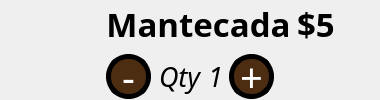
                <widget class="QWidget" name="Articulo0_6" native="true">
                 <property name="minimumSize">
                  <size>
                   <width>380</width>
                   <height>100</height>
                  </size>
                 </property>
                 <property name="maximumSize">
                  <size>
                   <width>380</width>
                   <height>100</height>
                  </size>
                 </property>
                 <layout class="QHBoxLayout" name="horizontalLayout_100">
                  <property name="leftMargin">
                   <number>0</number>
                  </property>
                  <property name="topMargin">
                   <number>0</number>
                  </property>
                  <property name="rightMargin">
                   <number>0</number>
                  </property>
                  <property name="bottomMargin">
                   <number>0</number>
                  </property>
                  <item>
                   <widget class="QWidget" name="img0_9" native="true">
                    <property name="minimumSize">
                     <size>
                      <width>100</width>
                      <height>100</height>
                     </size>
                    </property>
                    <property name="maximumSize">
                     <size>
                      <width>100</width>
                      <height>100</height>
                     </size>
                    </property>
                    <property name="styleSheet">
                     <string notr="true">background-image: url(:/Imagenes/mantecada.png);
border-radius: 30px;</string>
                    </property>
                   </widget>
                  </item>
                  <item>
                   <widget class="QWidget" name="widget_29_ejemplo_13" native="true">
                    <layout class="QVBoxLayout" name="verticalLayout_42">
                     <property name="leftMargin">
                      <number>0</number>
                     </property>
                     <property name="topMargin">
                      <number>0</number>
                     </property>
                     <property name="rightMargin">
                      <number>0</number>
                     </property>
                     <property name="bottomMargin">
                      <number>0</number>
                     </property>
                     <item>
                      <widget class="QWidget" name="widget_37_ejemplo_13" native="true">
                       <layout class="QHBoxLayout" name="horizontalLayout_101">
                        <property name="leftMargin">
                         <number>0</number>
                        </property>
                        <property name="topMargin">
                         <number>0</number>
                        </property>
                        <property name="rightMargin">
                         <number>0</number>
                        </property>
                        <property name="bottomMargin">
                         <number>0</number>
                        </property>
                        <item>
                         <widget class="QLabel" name="articulo_label5">
                          <property name="font">
                           <font>
                            <family>Cascadia Mono</family>
                            <pointsize>25</pointsize>
                            <weight>75</weight>
                            <bold>true</bold>
                           </font>
                          </property>
                          <property name="text">
                           <string>Mantecada</string>
                          </property>
                          <property name="alignment">
                           <set>Qt::AlignCenter</set>
                          </property>
                         </widget>
                        </item>
                        <item>
                         <widget class="QLabel" name="precio_label5">
                          <property name="font">
                           <font>
                            <family>Cascadia Mono</family>
                            <pointsize>25</pointsize>
                            <weight>75</weight>
                            <bold>true</bold>
                           </font>
                          </property>
                          <property name="text">
                           <string>$5</string>
                          </property>
                         </widget>
                        </item>
                       </layout>
                      </widget>
                     </item>
                     <item>
                      <widget class="QWidget" name="widget_33_ejemplo_13" native="true">
                       <property name="font">
                        <font>
                         <family>Cascadia Mono</family>
                        </font>
                       </property>
                       <layout class="QHBoxLayout" name="horizontalLayout_102">
                        <property name="leftMargin">
                         <number>0</number>
                        </property>
                        <property name="topMargin">
                         <number>0</number>
                        </property>
                        <property name="rightMargin">
                         <number>0</number>
                        </property>
                        <property name="bottomMargin">
                         <number>0</number>
                        </property>
                        <item>
                         <widget class="QPushButton" name="minus_button5">
                          <property name="minimumSize">
                           <size>
                            <width>45</width>
                            <height>45</height>
                           </size>
                          </property>
                          <property name="maximumSize">
                           <size>
                            <width>45</width>
                            <height>45</height>
                           </size>
                          </property>
                          <property name="font">
                           <font>
                            <family>Cascadia Mono</family>
                            <pointsize>30</pointsize>
                           </font>
                          </property>
                          <property name="styleSheet">
                           <string notr="true">QPushButton{
background-color: rgb(77, 45, 18);
border-style: solid;
border-color: black;
border-width: 5px;
border-radius: 22px;
color: white;
}

QPushButton:pressed {
border-style: inset;
border-width: 1px;
background-color: rgb(115, 67, 26);
color: white;
}</string>
                          </property>
                          <property name="text">
                           <string>-</string>
                          </property>
                         </widget>
                        </item>
                        <item>
                         <widget class="QLabel" name="label_35">
                          <property name="minimumSize">
                           <size>
                            <width>45</width>
                            <height>45</height>
                           </size>
                          </property>
                          <property name="maximumSize">
                           <size>
                            <width>45</width>
                            <height>45</height>
                           </size>
                          </property>
                          <property name="font">
                           <font>
                            <family>Cascadia Mono</family>
                            <pointsize>20</pointsize>
                            <italic>true</italic>
                           </font>
                          </property>
                          <property name="text">
                           <string>Qty</string>
                          </property>
                          <property name="alignment">
                           <set>Qt::AlignCenter</set>
                          </property>
                         </widget>
                        </item>
                        <item>
                         <widget class="QLabel" name="qty_label5">
                          <property name="font">
                           <font>
                            <family>Cascadia Mono</family>
                            <pointsize>20</pointsize>
                            <italic>true</italic>
                           </font>
                          </property>
                          <property name="text">
                           <string>1</string>
                          </property>
                         </widget>
                        </item>
                        <item>
                         <widget class="QPushButton" name="plus_button5">
                          <property name="minimumSize">
                           <size>
                            <width>45</width>
                            <height>45</height>
                           </size>
                          </property>
                          <property name="maximumSize">
                           <size>
                            <width>45</width>
                            <height>45</height>
                           </size>
                          </property>
                          <property name="font">
                           <font>
                            <family>Cascadia Mono</family>
                            <pointsize>30</pointsize>
                           </font>
                          </property>
                          <property name="styleSheet">
                           <string notr="true">QPushButton{
background-color: rgb(77, 45, 18);
border-style: solid;
border-color: black;
border-width: 5px;
border-radius: 22px;
color: white;
}

QPushButton:pressed {
border-style: inset;
border-width: 1px;
background-color: rgb(115, 67, 26);
color: white;
}</string>
                          </property>
                          <property name="text">
                           <string>+</string>
                          </property>
                         </widget>
                        </item>
                        <item>
                         <spacer name="horizontalSpacer_ejemplo_13">
                          <property name="orientation">
                           <enum>Qt::Horizontal</enum>
                          </property>
                          <property name="sizeHint" stdset="0">
                           <size>
                            <width>40</width>
                            <height>20</height>
                           </size>
                          </property>
                         </spacer>
                        </item>
                       </layout>
                      </widget>
                     </item>
                    </layout>
                   </widget>
                  </item>
                 </layout>
                </widget>
